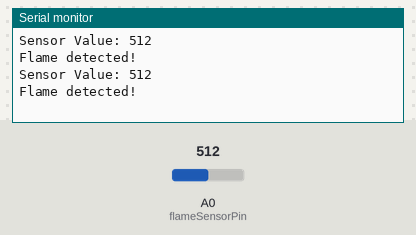
Recording of a sketch running on a simulated Arduino Uno, built with avr-gcc and run on an emulated ATmega328P. Parts: the last lines printed to the serial monitor. The inputs (shaded band) are chosen by the test bench; at power-on: A0 (flameSensorPin) = 512.

Above: at 1.8 s.
1.9 s: A0 (flameSensorPin) set to 487
At 2.6 s:
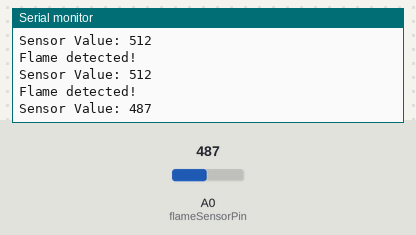
3.4 s: A0 (flameSensorPin) set to 510
At 4.8 s:
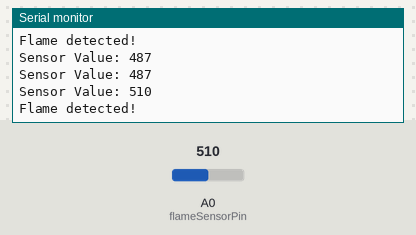
Timing chart, 0 to 6.4 s (numbered marks = the images above; inputs shaded):
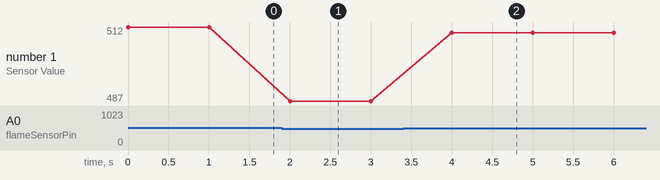

The sketch:

sketch_oct22a.ino
```cpp
const int flameSensorPin = A0;  // Analog pin A0 for MQ-2 sensor

void setup() {
  Serial.begin(9600);
  pinMode(flameSensorPin, INPUT);
}

void loop() {
  // Read analog value from the flame sensor
  int sensorValue = analogRead(flameSensorPin);

  // Print the sensor value to the serial monitor
  Serial.println("Sensor Value: " + String(sensorValue));

  // Check if the sensor value exceeds a threshold (adjust this threshold according to your setup)
  if (sensorValue > 500) {
    Serial.println("Flame detected!");
  }

  delay(1000);  // Delay for stability, adjust as needed
}
```

Measured:
- the behaviour switches between 501 and 500 on A0 (flameSensorPin) (found by bisection; images 0 and 1)
- after the input at 1.9 s, the serial monitor: prints a new line after 0.10 s (image 1)
- after the input at 3.4 s, the serial monitor: prints a new line after 0.60 s (image 2)
- plotted number 1: 512 → 487 after the input at 1.9 s, 487 → 510 after the input at 3.4 s
